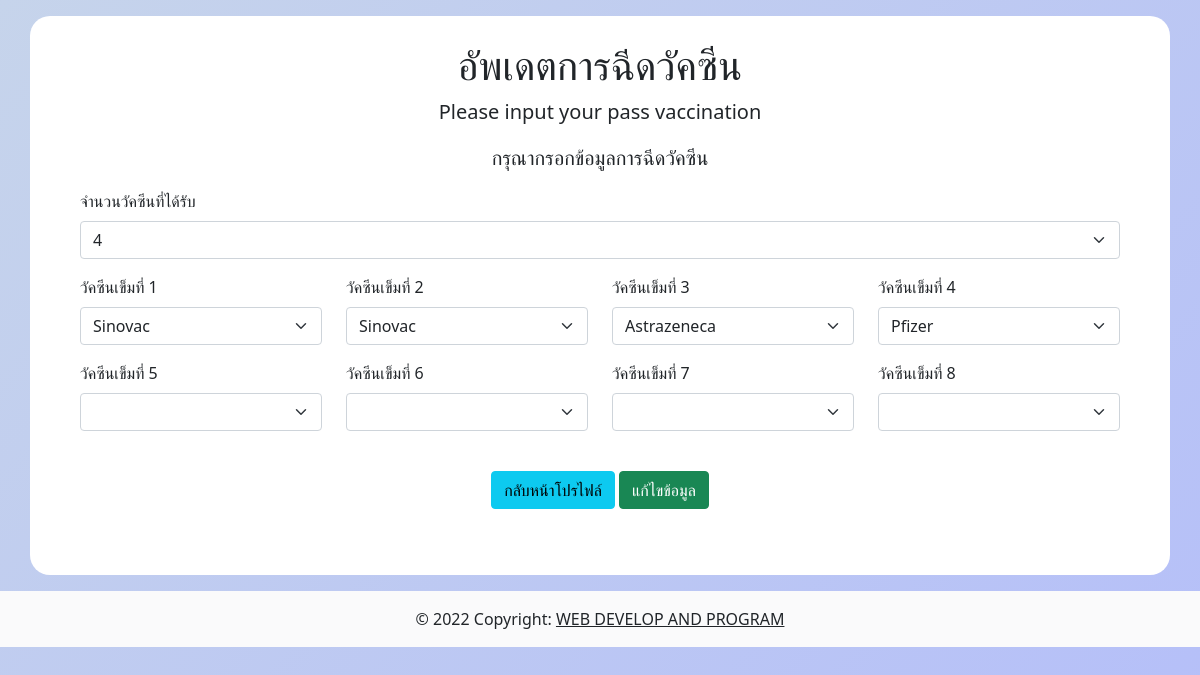
Screenshot of /edit_vac.php (signed in) with the database file from the repository.
### tables this page shows
CREATE TABLE `vacc_log` (
  `VL_ID` int(10) NOT NULL,
  `Email` varchar(500) NOT NULL,
  `vacnum` int(8) NOT NULL,
  `vac1` varchar(100) NOT NULL,
  `vac2` varchar(100) NOT NULL,
  `vac3` varchar(100) NOT NULL,
  `vac4` varchar(100) NOT NULL,
  `vac5` varchar(100) NOT NULL,
  `vac6` varchar(100) NOT NULL,
  `vac7` varchar(100) NOT NULL,
  `vac8` varchar(100) NOT NULL
);

### edit_vac.php (the view, shortened to what this page needs)
<?php
include 'dbconnection.php';
if (strlen($_SESSION['email'] == null)) {
    header('location:logout.php');
} else {
    $email = $_SESSION['email']; ?>
    <!DOCTYPE html>
    <html lang="en">
    <head>
        <link rel="stylesheet" href="css/bootstrap.min.css">
        <link href="assets/tem.css" rel="stylesheet">
    </head>
    <body>
        <form action="comple_edit.php" method="POST" enctype="multipart/form-data">
            <div class="container mt-3 mb-3" style="background-color: white; border-radius: 20px;
        border: none; padding: 50px; padding-top: 25px;">
                <center>
                    <h1>อัพเดตการฉีดวัคซีน</h1>
                    <p>Please input your pass vaccination</p>
                    <p>กรุณากรอกข้อมูลการฉีดวัคซีน</p>
                </center>
                <?php $ret = mysqli_query($connect, "SELECT * from vacc_log where Email = '$email'");
    while ($row = mysqli_fetch_array($ret)) { ?>
                    <div class="col">
                        <label class="form-label">จำนวนวัคซีนที่ได้รับ</label>
                        <select name="vacnum" class="form-select">
                            <option value="<?php echo $row["vacnum"]; ?>" selected=""><?php echo $row["vacnum"]; ?></option>
                        </select>
                    </div>
                    <?php
                        function show_sele_vac()
                        {
                            $output = '
                            <option value="Sinovac">CoronaVac (Sinovac)</option>
                                <option value="Astrazeneca">Astrazeneca (Covisshield)</option>
                                <option value="Pfizer">ไฟเซอร์ ไบออนเทค/ Comirnaty</option>
                                <option value="JnJ">Johnson & Johnson/Janssen/Ad26.COV2.5</option>
                                <option value="Moderna">Moderna</option>
                                <option value="Sinopharm">Sinopharm/COVILO</option>
                                <option value="Sputnik V">Sputnik V</option>
                            ';
                            echo $output;
                        };
                    ?>
                    <div class="row mt-3 mb-3">
                        <div class="col">
                            <label class="form-label">วัคซีนเข็มที่ 1</label><br>
                            <select name="vac1" class="form-select">
                                <option value="<?php echo $row["vac1"]; ?>" selected=""><?php echo $row["vac1"]; ?></option>
                                <?php show_sele_vac(); ?>
                            </select>
                        </div>
                        <div class="col">
                            <label class="form-label">วัคซีนเข็มที่ 2</label><br>
                            <select name="vac2" class="form-select">
                                <option value="<?php echo $row["vac2"]; ?>" selected=""><?php echo $row["vac2"]; ?></option>
                            </select>
                        </div>
                        <div class="col">
                            <label class="form-label">วัคซีนเข็มที่ 3</label><br>
                            <select name="vac3" class="form-select">
                                <option value="<?php echo $row["vac3"]; ?>" selected=""><?php echo $row["vac3"]; ?></option>
                            </select>
                        </div>
                        <div class="col">
                            <label class="form-label">วัคซีนเข็มที่ 4</label><br>
                            <select name="vac4" class="form-select">
                                <option value="<?php echo $row["vac4"]; ?>" selected=""><?php echo $row["vac4"]; ?></option>
                            </select>
                        </div>
                    </div>
                    <div class="row mt-3 mb-3">
                        <div class="col">
                            <label class="form-label">วัคซีนเข็มที่ 5</label><br>
                            <select name="vac5" class="form-select">
                                <option value="<?php echo $row["vac5"]; ?>" selected=""><?php echo $row["vac5"]; ?></option>
                            </select>
                        </div>
                        <div class="col">
                            <label class="form-label">วัคซีนเข็มที่ 6</label><br>
                            <select name="vac6" class="form-select">
                                <option value="<?php echo $row["vac6"]; ?>" selected=""><?php echo $row["vac6"]; ?></option>
                            </select>
                        </div>
                        <div class="col">
                            <label class="form-label">วัคซีนเข็มที่ 7</label><br>
                            <select name="vac7" class="form-select">
                                <option value="<?php echo $row["vac7"]; ?>" selected=""><?php echo $row["vac7"]; ?></option>
                            </select>
                        </div>
                        <div class="col">
                            <label class="form-label">วัคซีนเข็มที่ 8</label><br>
                            <select name="vac8" class="form-select">
                                <option value="<?php echo $row["vac8"]; ?>" selected=""><?php echo $row["vac8"]; ?></option>
                            </select>
                        </div>
                    </div>
                <?php } ?>
                <div class="row mt-3 mb-3">
                    <div class="col">
                        <center>
                            <br>
                            <a href="show_infor.php" class="btn btn-info" role="button">กลับหน้าโปรไฟล์</a>
                            <input name="updatevac" type="submit" class="btn btn-success" value="แก้ไขข้อมูล">
                        </center>
                    </div>
                </div>
            </div>
        </form>
        <?php include 'footer.php'; ?>
    </body>
    </html>
<?php
} ?>

### assets/tem.css (style rules this page uses)
p { font-size: 20px; }
body { height: 1200px; background-color: rgb(255, 255, 255); background-image: linear-gradient(to bottom right, #C6D4EB , #B1BAFC ); }

### rows the page displays
vacc_log: vacnum "4", vac1 "Sinovac", vac2 "Sinovac", vac3 "Astrazeneca", vac4 "Pfizer"
